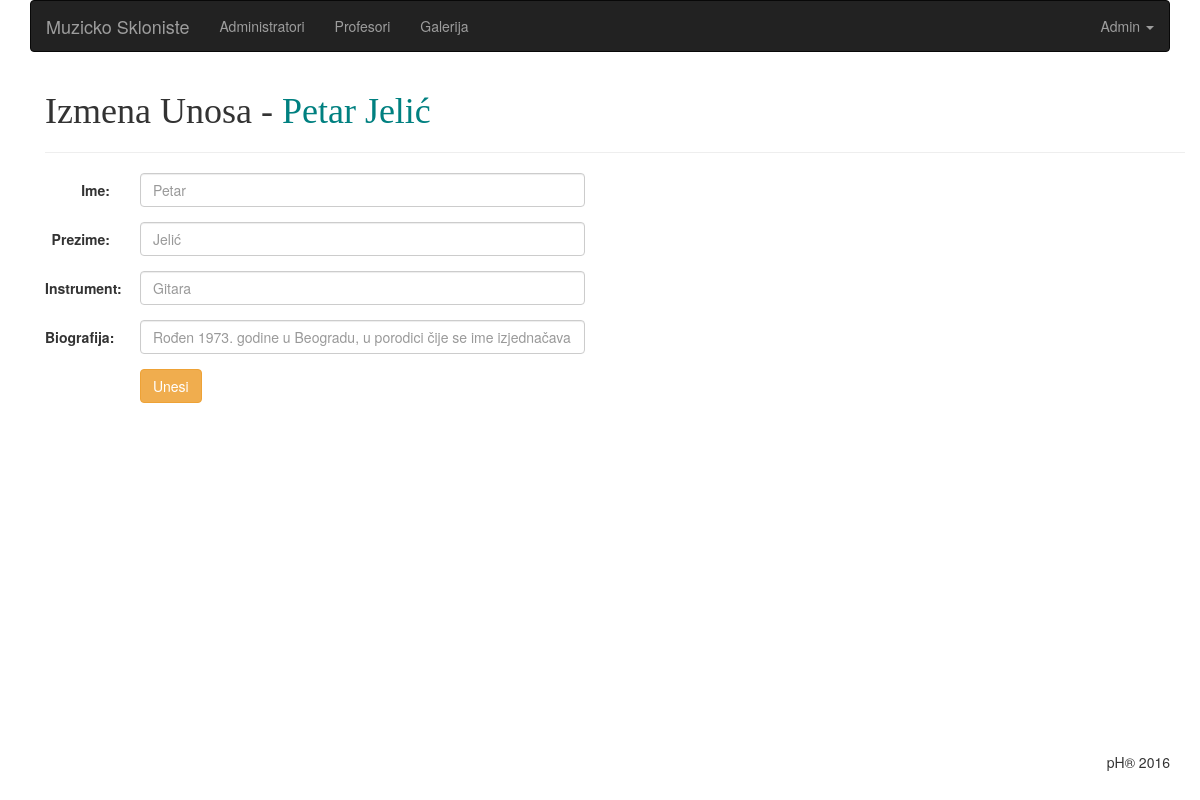
Page /php/views/profesori/edit.php?id=91 (signed in) on the committed database.
### tables this page shows
CREATE TABLE profesori(id INTEGER PRIMARY KEY AUTOINCREMENT, name TEXT NOT NULL, surname TEXT NOT NULL, bio TEXT, instrument TEXT, img text(10));

### php/app/database/QueryBuilder.php (called while the page is built, shortened)
<?php
class QueryBuilder
{
	public function show($table, $id)
	{
		$db = new SQLite3('../../../skloniste.db');
		$stmt = $db->query("SELECT * FROM '$table' WHERE id ='$id'");
		while($result = $stmt->fetchArray(SQLITE3_ASSOC)):
			$r[] = $result;
		endwhile;
		return isset($r) ? $r : null;
	}
}

### php/views/profesori/edit.php (the view, shortened to what this page needs)
<?php
require 'prof.header.php';
$id = $_GET['id'];
$query = $app['database'];
$user = $query->show('profesori',$id);
?>
<section class="main">
	<div class="container">
		<h1 style="font-family: Impact">Izmena Unosa - <span style="color: teal">
		<?= $user[0]['name'] . ' ' . $user[0]['surname']; ?></span></h1>
		<hr>
		<div class="row col-md-6">
			<form method="POST" action="update.php" class="form-horizontal" role="form">
			<div class="form-group">
				<label for="name" class="control-label col-sm-2">Ime:</label>
			    	<div class="col-sm-10">
			      		<input type="text" name="name" class="form-control" id="name"
			      		placeholder="<?= $user[0]['name']; ?>">
				</div>
			</div>
		  	<div class="form-group">
				<label for="surname" class="control-label col-sm-2">Prezime:</label>
			    	<div class="col-sm-10">
			      		<input type="text" name="surname" class="form-control" id="surname" placeholder="<?= $user[0]['surname']; ?>">
			    	</div>
		    	</div>
			<div class="form-group">
			    	<label for="instrument" class="control-label col-sm-2">Instrument:</label>
			    	<div class="col-sm-10">
			      		<input type="text" name="instrument" class="form-control" id="instrument" placeholder="<?= $user[0]['instrument']; ?>">
			    	</div>
			</div>
			<div class="form-group">
			    	<label for="bio" class="control-label col-sm-2">Biografija:</label>
			    	<div class="col-sm-10">
			      		<input type="textarea" name="bio" class="form-control" id="bio" placeholder="<?= $user[0]['bio']; ?>">
			    	</div>
		    	</div>
			<div class="form-group">
				<div class="col-sm-offset-2 col-sm-10">
			      		<button type="submit" class="btn btn-warning">Unesi</button>
			    	</div>
			</div>
			</form>
		</div>
	</div>
</section>
<?php require '../admin.footer.php'; ?>

### php/views/assets/css/admin.css (style rules this page uses)
.main { height: 75vh; }

### rows in the picture
profesori: name "Petar", surname "Jelić", instrument "Gitara"
